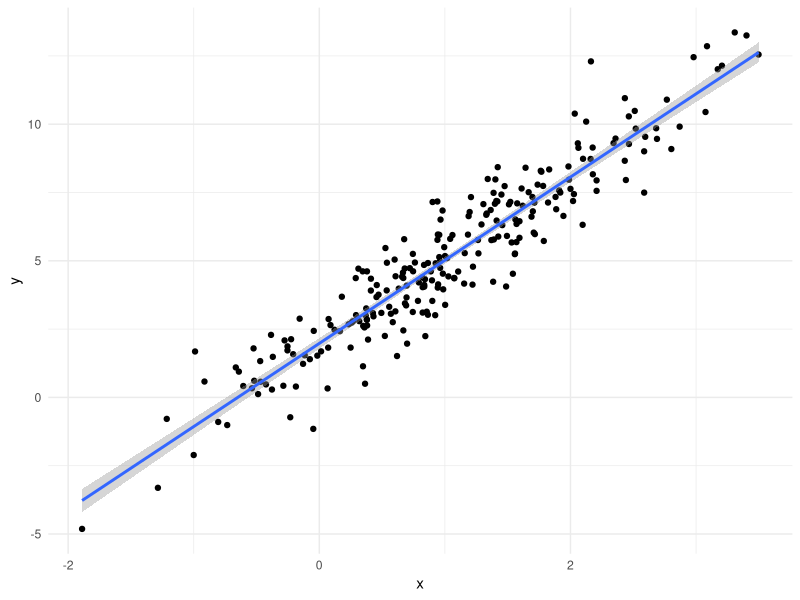
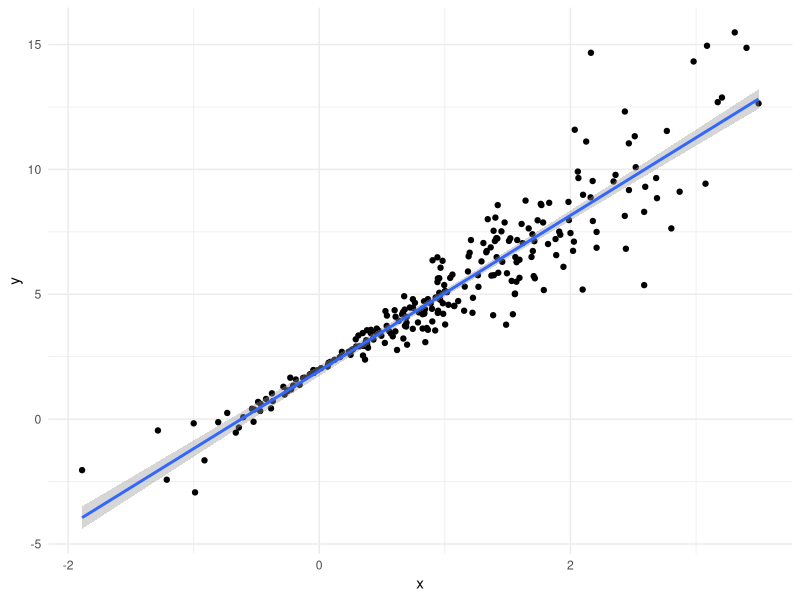
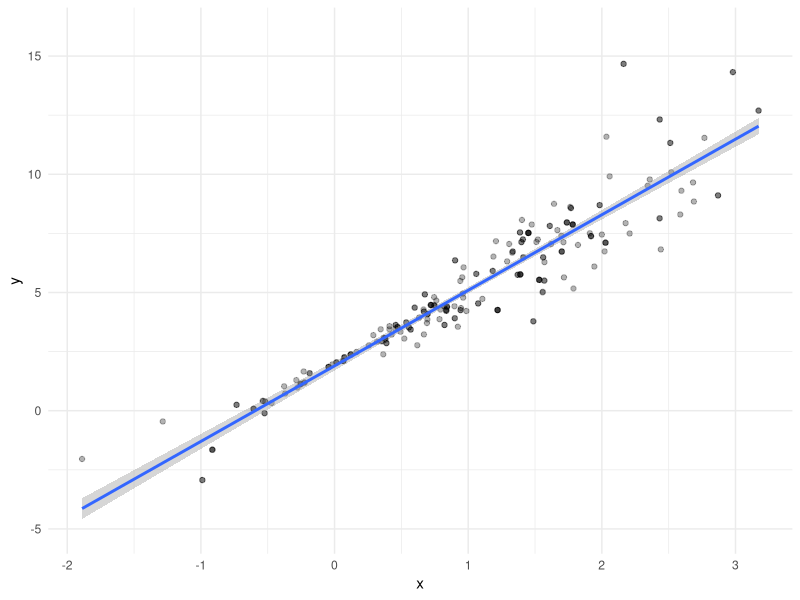

Recreate these plots in R, in order. (Note: this script raises an error after producing the figures.)
## ---- chunk 1
library(tidyverse)
library(modelr)

knitr::opts_chunk$set(
  fig.width = 6,
  fig.asp = .6,
  out.width = "90%"
)

theme_set(theme_minimal() + theme(legend.position = "bottom"))


options(
  ggplot2.continuous.colour = "viridis",
  ggplot2.continuous.fill = "viridis"
)

scale_colour_discrete = scale_colour_viridis_d
scale_fill_discrete = scale_fill_viridis_d

set.seed(1)

## ---- chunk 2
n_samp = 250

sim_df_const =
  tibble(
    x = rnorm(n_samp, 1, 1),
    error = rnorm (n_samp, 0, 1),
    y = 2 + 3 * x + error
  )

sim_df_nonconst = 
  sim_df_const |>
  mutate(
    error = error *0.75 * x,
    y = 2 + 3 * x + error
  )
## ---- chunk 3
sim_df_const |>
  ggplot(aes(x = x, y = y)) +
  geom_point() +
  geom_smooth(method = "lm")

sim_df_nonconst |>
  ggplot(aes(x = x, y = y)) +
  geom_point() +
  geom_smooth(method = "lm")
## ---- chunk 4
lm(y ~ x, data = sim_df_const) |> broom::tidy ()
lm(y ~ x, data = sim_df_nonconst) |> broom::tidy ()
## ---- chunk 5
boot_sample = function (df) {
  sample_frac(df, replace = TRUE)|>
    arrange(x)
}
## ---- chunk 6
boot_sample(sim_df_nonconst)|>
  ggplot(aes(x = x, y = y)) +
  geom_point(alpha = .3) +
  geom_smooth(method = "lm")+
  ylim (-5, 16)
## ---- chunk 7
boot_sample(sim_df_nonconst) |>
  lm(y ~ x, data = .) |>
  broom:: tidy()
